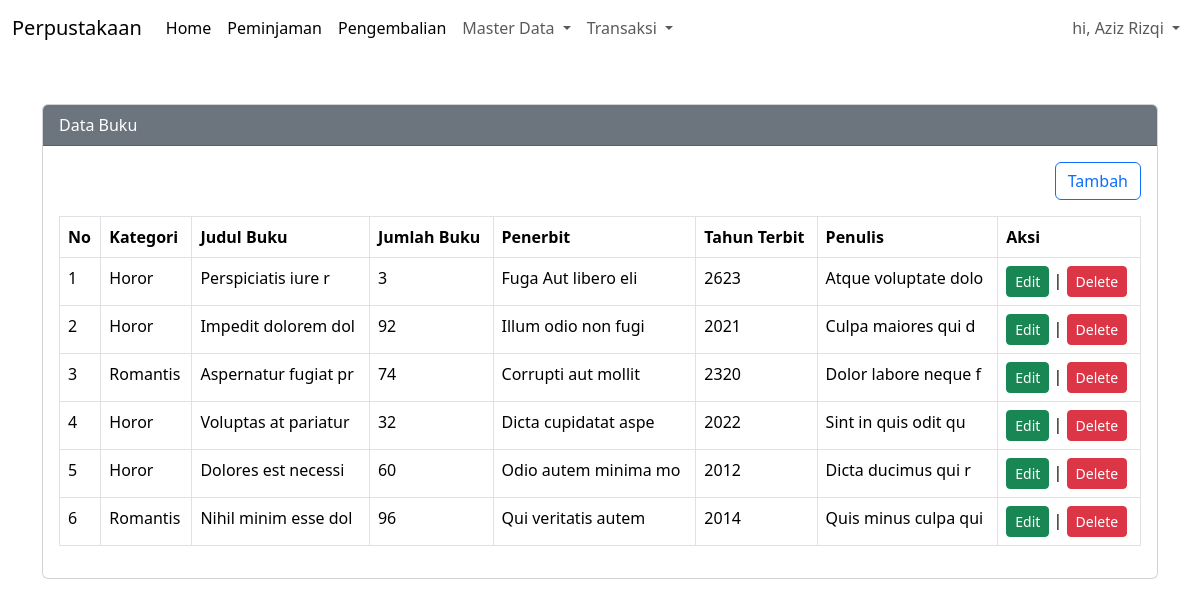
The page /index.php?pg=buku (signed in) on the database its author committed.
### tables this page shows
CREATE TABLE `buku` (
  `id` int(11) NOT NULL,
  `id_kategori` int(11) NOT NULL,
  `judul` varchar(50) NOT NULL,
  `jumlah` int(11) NOT NULL,
  `penerbit` varchar(50) NOT NULL,
  `tahun_terbit` varchar(5) NOT NULL,
  `penulis` varchar(50) NOT NULL,
  `created_at` timestamp NOT NULL DEFAULT current_timestamp(),
  `updated_at` timestamp NOT NULL DEFAULT current_timestamp() ON UPDATE current_timestamp()
);

CREATE TABLE `kategori` (
  `id` int(11) NOT NULL,
  `nama_kategori` varchar(50) NOT NULL,
  `keterangan` text NOT NULL,
  `created_at` timestamp NOT NULL DEFAULT current_timestamp(),
  `updated_at` timestamp NOT NULL DEFAULT current_timestamp() ON UPDATE current_timestamp()
);

### content/buku.php (the view, shortened to what this page needs)
<?php
$queryBuku = mysqli_query($koneksi, "SELECT kategori.nama_kategori, buku.* FROM buku LEFT JOIN kategori ON kategori.id = buku.id_kategori ORDER BY id DESC");
?>
<div class="container mt-5">
    <div class="row">
        <div class="col-sm-12">
            <div class="card">
                <div class="card-header bg-secondary text-white">Data Buku</div>
                <div class="card-body">
                    <div align="right" class="mb-3">
                        <a href="?pg=tambah-buku" class="btn btn-outline-primary">Tambah</a>
                    </div>
                    <table class="table table-bordered">
                        <thead>
                            <tr>
                                <th>No</th>
                                <th>Kategori</th>
                                <th>Judul Buku</th>
                                <th>Jumlah Buku</th>
                                <th>Penerbit</th>
                                <th>Tahun Terbit</th>
                                <th>Penulis</th>
                                <th>Aksi</th>
                            </tr>
                        </thead>
                        <tbody>
                            <?php $no = 1;
                            while ($rowBuku = mysqli_fetch_assoc($queryBuku)) : ?>
                            <tr>
                                <td><?php echo $no++ ?></td>
                                <td><?php echo $rowBuku['nama_kategori'] ?></td>
                                <td><?php echo $rowBuku['judul'] ?> </td>
                                <td><?php echo $rowBuku['jumlah'] ?> </td>
                                <td><?php echo $rowBuku['penerbit'] ?> </td>
                                <td><?php echo $rowBuku['tahun_terbit'] ?> </td>
                                <td><?php echo $rowBuku['penulis'] ?> </td>
                                <td>
                                    <a href="?pg=tambah-buku&edit=<?php echo $rowBuku['id'] ?>"
                                        class="btn btn-sm btn-success">Edit</a> |
                                    <a onclick="return confirm('Apakah anda yakin akan menghapus data ini?')"
                                        href="?pg=tambah-buku&delete=<?php echo $rowBuku['id'] ?>"
                                        class="btn btn-sm btn-danger">Delete</a>
                                </td>
                            </tr>
                            <?php endwhile ?>
                        </tbody>
                    </table>
                </div>
            </div>
        </div>
    </div>
</div>

### rows shown on the page
buku: id_kategori.nama_kategori "Horor", judul "Perspiciatis iure r", jumlah "3", penerbit "Fuga Aut libero eli", tahun_terbit "2623", penulis "Atque voluptate dolo"
buku: id_kategori.nama_kategori "Horor", judul "Impedit dolorem dol", jumlah "92", penerbit "Illum odio non fugi", tahun_terbit "2021", penulis "Culpa maiores qui d"
buku: id_kategori.nama_kategori "Romantis", judul "Aspernatur fugiat pr", jumlah "74", penerbit "Corrupti aut mollit", tahun_terbit "2320", penulis "Dolor labore neque f"
buku: id_kategori.nama_kategori "Horor", judul "Voluptas at pariatur", jumlah "32", penerbit "Dicta cupidatat aspe", tahun_terbit "2022", penulis "Sint in quis odit qu"
buku: id_kategori.nama_kategori "Horor", judul "Dolores est necessi", jumlah "60", penerbit "Odio autem minima mo", tahun_terbit "2012", penulis "Dicta ducimus qui r"
buku: id_kategori.nama_kategori "Romantis", judul "Nihil minim esse dol", jumlah "96", penerbit "Qui veritatis autem", tahun_terbit "2014", penulis "Quis minus culpa qui"

### other values the page prints
$_SESSION['NAMA_LENGKAP'] "Aziz Rizqi"
